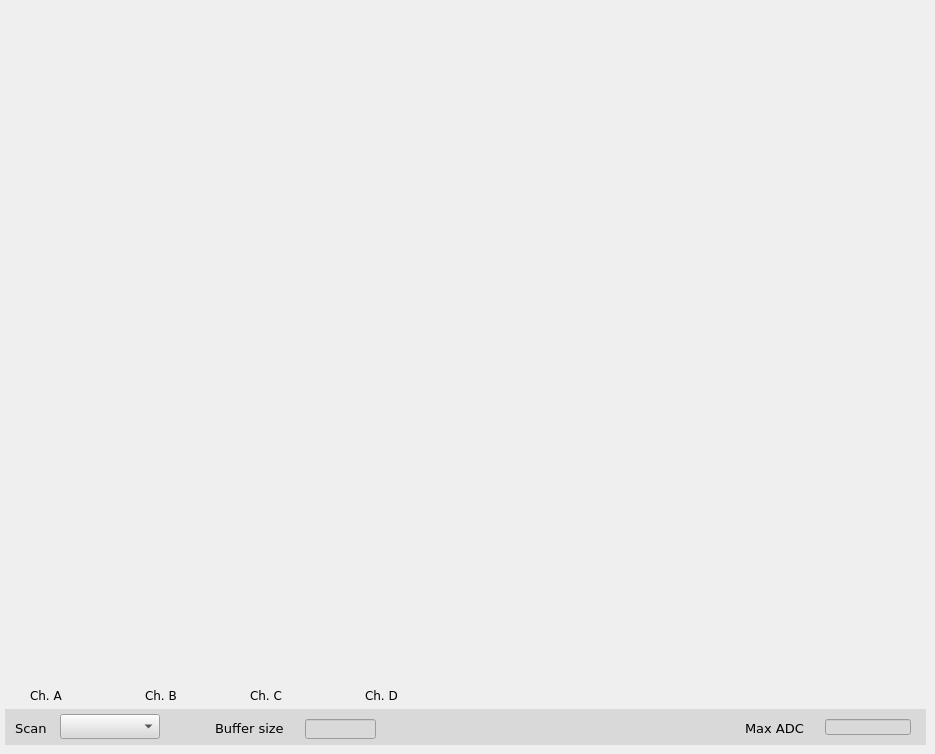
    <widget class="QWidget" name="ADC">
     <attribute name="title">
      <string>ADC Raw</string>
     </attribute>
     <widget class="caFrame" name="caframe_3">
      <property name="geometry">
       <rect>
        <x>5</x>
        <y>709</y>
        <width>921</width>
        <height>36</height>
       </rect>
      </property>
      <property name="font">
       <font>
        <family>DejaVu Sans</family>
       </font>
      </property>
      <property name="styleSheet">
       <string notr="true">background-color: rgb(217, 217, 217);</string>
      </property>
      <widget class="caFrame" name="caframe_8">
       <property name="geometry">
        <rect>
         <x>0</x>
         <y>0</y>
         <width>921</width>
         <height>36</height>
        </rect>
       </property>
       <property name="font">
        <font>
         <family>DejaVu Sans</family>
        </font>
       </property>
       <property name="styleSheet">
        <string notr="true">background-color: rgb(217, 217, 217);</string>
       </property>
       <widget class="QLabel" name="label_54">
        <property name="geometry">
         <rect>
          <x>210</x>
          <y>9</y>
          <width>91</width>
          <height>21</height>
         </rect>
        </property>
        <property name="font">
         <font>
          <family>DejaVu Sans</family>
          <pointsize>10</pointsize>
         </font>
        </property>
        <property name="text">
         <string>Buffer size</string>
        </property>
       </widget>
       <widget class="caTextEntry" name="catextentry_43">
        <property name="geometry">
         <rect>
          <x>300</x>
          <y>10</y>
          <width>71</width>
          <height>20</height>
         </rect>
        </property>
        <property name="font">
         <font>
          <family>DejaVu Sans</family>
          <pointsize>9</pointsize>
          <stylestrategy>PreferDefault</stylestrategy>
         </font>
        </property>
        <property name="alignment">
         <set>Qt::AlignRight|Qt::AlignTrailing|Qt::AlignVCenter</set>
        </property>
        <property name="channel" stdset="0">
         <string notr="true">$(DEVICE):signals:adc.NGRP</string>
        </property>
        <property name="background">
         <color>
          <red>255</red>
          <green>255</green>
          <blue>127</blue>
         </color>
        </property>
        <property name="colorMode">
         <enum>caLineEdit::Static</enum>
        </property>
       </widget>
       <widget class="QLabel" name="label_36">
        <property name="geometry">
         <rect>
          <x>740</x>
          <y>9</y>
          <width>81</width>
          <height>21</height>
         </rect>
        </property>
        <property name="font">
         <font>
          <family>DejaVu Sans</family>
          <pointsize>10</pointsize>
         </font>
        </property>
        <property name="text">
         <string>Max ADC</string>
        </property>
       </widget>
       <widget class="caLineEdit" name="calineedit_3">
        <property name="geometry">
         <rect>
          <x>820</x>
          <y>10</y>
          <width>86</width>
          <height>16</height>
         </rect>
        </property>
        <property name="font">
         <font>
          <family>DejaVu Sans</family>
          <pointsize>10</pointsize>
          <stylestrategy>PreferDefault</stylestrategy>
         </font>
        </property>
        <property name="alignment">
         <set>Qt::AlignRight|Qt::AlignTrailing|Qt::AlignVCenter</set>
        </property>
        <property name="channel" stdset="0">
         <string notr="true">$(DEVICE):input:max_adc</string>
        </property>
       </widget>
       <widget class="QLabel" name="label_56">
        <property name="geometry">
         <rect>
          <x>10</x>
          <y>9</y>
          <width>46</width>
          <height>21</height>
         </rect>
        </property>
        <property name="font">
         <font>
          <family>DejaVu Sans</family>
          <pointsize>10</pointsize>
         </font>
        </property>
        <property name="text">
         <string>Scan</string>
        </property>
       </widget>
       <widget class="caMenu" name="camenu_5">
        <property name="geometry">
         <rect>
          <x>55</x>
          <y>5</y>
          <width>100</width>
          <height>25</height>
         </rect>
        </property>
        <property name="font">
         <font>
          <family>DejaVu Sans</family>
          <pointsize>10</pointsize>
         </font>
        </property>
        <property name="styleSheet">
         <string notr="true">selection-color: rgb(0, 0, 0);
color: rgb(0, 0, 0);</string>
        </property>
        <property name="maxVisibleItems">
         <number>4</number>
        </property>
        <property name="maxCount">
         <number>4</number>
        </property>
        <property name="insertPolicy">
         <enum>QComboBox::NoInsert</enum>
        </property>
        <property name="channel" stdset="0">
         <string notr="true">$(DEVICE):signals:adc.SCAN</string>
        </property>
        <property name="colorMode">
         <enum>caMenu::Default</enum>
        </property>
       </widget>
      </widget>
     </widget>
     <widget class="caCartesianPlot" name="adc">
      <property name="geometry">
       <rect>
        <x>5</x>
        <y>5</y>
        <width>921</width>
        <height>676</height>
       </rect>
      </property>
      <property name="sizePolicy">
       <sizepolicy hsizetype="MinimumExpanding" vsizetype="MinimumExpanding">
        <horstretch>0</horstretch>
        <verstretch>2</verstretch>
       </sizepolicy>
      </property>
      <property name="font">
       <font>
        <family>Sans</family>
        <pointsize>8</pointsize>
       </font>
      </property>
      <property name="styleSheet">
       <string notr="true">background-color: rgb();</string>
      </property>
      <property name="Title" stdset="0">
       <string notr="true">ADC buffer</string>
      </property>
      <property name="TitleX">
       <string notr="true">ADC samples</string>
      </property>
      <property name="TitleY">
       <string notr="true">ADC counts</string>
      </property>
      <property name="channels_1" stdset="0">
       <string notr="true">;$(DEVICE):signals:adc.A</string>
      </property>
      <property name="Style_1">
       <enum>caCartesianPlot::Lines</enum>
      </property>
      <property name="symbol_1">
       <enum>caCartesianPlot::NoSymbol</enum>
      </property>
      <property name="color_1">
       <color>
        <red>255</red>
        <green>0</green>
        <blue>0</blue>
       </color>
      </property>
      <property name="channels_2" stdset="0">
       <string notr="true">;$(DEVICE):signals:adc.B</string>
      </property>
      <property name="symbol_2">
       <enum>caCartesianPlot::NoSymbol</enum>
      </property>
      <property name="color_2">
       <color>
        <red>0</red>
        <green>255</green>
        <blue>0</blue>
       </color>
      </property>
      <property name="channels_3" stdset="0">
       <string notr="true">;$(DEVICE):signals:adc.C</string>
      </property>
      <property name="symbol_3">
       <enum>caCartesianPlot::NoSymbol</enum>
      </property>
      <property name="color_3">
       <color>
        <red>0</red>
        <green>0</green>
        <blue>255</blue>
       </color>
      </property>
      <property name="channels_4" stdset="0">
       <string notr="true">;$(DEVICE):signals:adc.D</string>
      </property>
      <property name="symbol_4">
       <enum>caCartesianPlot::NoSymbol</enum>
      </property>
      <property name="color_4">
       <color>
        <red>170</red>
        <green>0</green>
        <blue>255</blue>
       </color>
      </property>
      <property name="plotMode">
       <enum>caCartesianPlot::PlotNPointsAndStop</enum>
      </property>
      <property name="countNumOrChannel" stdset="0">
       <string notr="true"/>
      </property>
      <property name="triggerChannel" stdset="0">
       <string notr="true"/>
      </property>
      <property name="foreground">
       <color alpha="0">
        <red>255</red>
        <green>255</green>
        <blue>255</blue>
       </color>
      </property>
      <property name="background">
       <color>
        <red>255</red>
        <green>255</green>
        <blue>255</blue>
       </color>
      </property>
      <property name="scaleColor">
       <color>
        <red>0</red>
        <green>0</green>
        <blue>0</blue>
       </color>
      </property>
      <property name="grid">
       <bool>true</bool>
      </property>
      <property name="gridColor">
       <color>
        <red>0</red>
        <green>0</green>
        <blue>0</blue>
       </color>
      </property>
      <property name="XaxisScaling" stdset="0">
       <enum>caCartesianPlot::Auto</enum>
      </property>
      <property name="XaxisLimits">
       <string>0;100</string>
      </property>
      <property name="YaxisLimits">
       <string>-1000000;1000000</string>
      </property>
     </widget>
     <widget class="QLabel" name="label_25">
      <property name="geometry">
       <rect>
        <x>250</x>
        <y>685</y>
        <width>36</width>
        <height>21</height>
       </rect>
      </property>
      <property name="font">
       <font>
        <family>DejaVu Sans</family>
        <pointsize>9</pointsize>
       </font>
      </property>
      <property name="styleSheet">
       <string notr="true">color: rgb(0, 0, 0);</string>
      </property>
      <property name="text">
       <string>Ch. C</string>
      </property>
     </widget>
     <widget class="QLabel" name="label_26">
      <property name="geometry">
       <rect>
        <x>365</x>
        <y>685</y>
        <width>36</width>
        <height>21</height>
       </rect>
      </property>
      <property name="font">
       <font>
        <family>DejaVu Sans</family>
        <pointsize>9</pointsize>
       </font>
      </property>
      <property name="styleSheet">
       <string notr="true">color: rgb(0, 0, 0);</string>
      </property>
      <property name="text">
       <string>Ch. D</string>
      </property>
     </widget>
     <widget class="caRelatedDisplay" name="ADC_buffer">
      <property name="enabled">
       <bool>false</bool>
      </property>
      <property name="geometry">
       <rect>
        <x>10</x>
        <y>685</y>
        <width>16</width>
        <height>16</height>
       </rect>
      </property>
      <property name="background">
       <color>
        <red>255</red>
        <green>0</green>
        <blue>0</blue>
       </color>
      </property>
      <property name="labels">
       <string notr="true"/>
      </property>
      <property name="files">
       <string notr="true">adc</string>
      </property>
      <property name="args">
       <string notr="true">DEVICE=$(DEVICE)</string>
      </property>
     </widget>
     <widget class="caRelatedDisplay" name="ADC_buffer_3">
      <property name="enabled">
       <bool>false</bool>
      </property>
      <property name="geometry">
       <rect>
        <x>230</x>
        <y>685</y>
        <width>16</width>
        <height>16</height>
       </rect>
      </property>
      <property name="background">
       <color>
        <red>0</red>
        <green>0</green>
        <blue>255</blue>
       </color>
      </property>
      <property name="labels">
       <string notr="true"/>
      </property>
      <property name="files">
       <string notr="true">adc</string>
      </property>
      <property name="args">
       <string notr="true">DEVICE=$(DEVICE)</string>
      </property>
     </widget>
     <widget class="QLabel" name="label_27">
      <property name="geometry">
       <rect>
        <x>30</x>
        <y>685</y>
        <width>36</width>
        <height>21</height>
       </rect>
      </property>
      <property name="font">
       <font>
        <family>DejaVu Sans</family>
        <pointsize>9</pointsize>
       </font>
      </property>
      <property name="styleSheet">
       <string notr="true">color: rgb(0, 0, 0);</string>
      </property>
      <property name="text">
       <string>Ch. A</string>
      </property>
     </widget>
     <widget class="caRelatedDisplay" name="ADC_buffer_2">
      <property name="enabled">
       <bool>false</bool>
      </property>
      <property name="geometry">
       <rect>
        <x>125</x>
        <y>685</y>
        <width>16</width>
        <height>16</height>
       </rect>
      </property>
      <property name="background">
       <color>
        <red>0</red>
        <green>255</green>
        <blue>0</blue>
       </color>
      </property>
      <property name="labels">
       <string notr="true"/>
      </property>
      <property name="files">
       <string notr="true">adc</string>
      </property>
      <property name="args">
       <string notr="true">DEVICE=$(DEVICE)</string>
      </property>
     </widget>
     <widget class="QLabel" name="label_28">
      <property name="geometry">
       <rect>
        <x>145</x>
        <y>685</y>
        <width>36</width>
        <height>21</height>
       </rect>
      </property>
      <property name="font">
       <font>
        <family>DejaVu Sans</family>
        <pointsize>9</pointsize>
       </font>
      </property>
      <property name="styleSheet">
       <string notr="true">color: rgb(0, 0, 0);</string>
      </property>
      <property name="text">
       <string>Ch. B</string>
      </property>
     </widget>
     <widget class="caRelatedDisplay" name="ADC_buffer_4">
      <property name="enabled">
       <bool>false</bool>
      </property>
      <property name="geometry">
       <rect>
        <x>345</x>
        <y>685</y>
        <width>16</width>
        <height>16</height>
       </rect>
      </property>
      <property name="background">
       <color>
        <red>170</red>
        <green>0</green>
        <blue>255</blue>
       </color>
      </property>
      <property name="labels">
       <string notr="true"/>
      </property>
      <property name="files">
       <string notr="true">adc</string>
      </property>
      <property name="args">
       <string notr="true">DEVICE=$(DEVICE)</string>
      </property>
     </widget>
    </widget>
